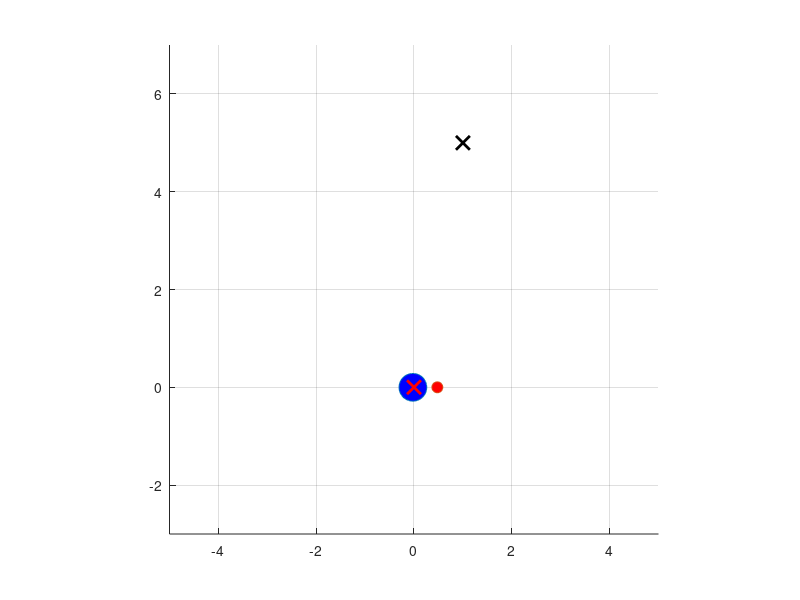

Reproduce this figure in MATLAB.
clear;
close all;

dt = 0.02; %%時間刻み=離散時間Tsとして使用
Tfin = 6; %シミュレーション終了時間
t1 = [0:dt:Tfin];

u1 = ones(1,length(t1)) * (-2);
u2 = ones(1,length(t1)) * 1;

zi = zeros(length(t1),3);
zi(1,:) = [1 0 5]; %状態z = [z1, z2, z3]T の初期値を設定

v1 = u1 * cos(atan(zi(1,2)));
v2 = u2 / (cos(atan(zi(1,2))) * cos(atan(zi(1,2))));

k2 = 4;
k3 = 5;

x = zi(1,1) + 0.5 * cos(atan(zi(1,2)));
y = zi(1,3) + 0.5 * sin(atan(zi(1,2)));

hold on
axis equal;
grid on;

axis([-5 5 -3 7])

h = plot(zi(1,1),zi(1,3), 'o', 'MarkerSize' ,20, 'MarkerFaceColor', 'b');

h2 = plot(x,y,'o', 'MarkerSize' ,8, 'MarkerFaceColor', 'r');

plot(1,5,'kx','MarkerSize', 10,'LineWidth',2)
plot(0,0,'rx','MarkerSize', 10,'LineWidth',2)

for i = 1:length(t1)-1

    set(h, 'XData', zi(i,1),'YData', zi(i,3));

    set(h2, 'XData', zi(i,1) + 0.5 * cos(atan(zi(i,2))),'YData', zi(i,3) + 0.5 * sin(atan(zi(i,2))));

    drawnow;

    %%%- if output gif, uncomment bellow---%%%
    % F = getframe(gcf);
    % [X,map] = rgb2ind(F.cdata,256); % RGBデータをインデックス付きデータに変更
    % if i==1
    %     % GIFファイルに書き出し
    %     imwrite(X,map,'TimeState_b.gif')
    %     pause(2)
    % else
    %     % 2回目以降は'append'でアニメーションを作成
    %     imwrite(X,map,'TimeState_b.gif','WriteMode','append')
    % end

    zi(i+1,1) = zi(i,1) + v1(i) * dt; %dz1 = v1(i)dt
    zi(i+1,2) = zi(i,2) + v2(i) * dt; %v2(i)/vi(1)*v1(i)*dt
    zi(i+1,3) = zi(i,3) + zi(i,2) * v1(i) * dt;

    %v1(i+1) = -0.1*zi(i+1,1); %入力v1(=u1cosθ), v1=-λz1で(λ>0の定数)z1を0に収束

    if i > 75
        v1(i+1) = -1 * zi(i+1,1); %入力v1(=u1cosθ), v1=-λz1で(λ>0の定数)z1を0に収束
    end

    %入力v2はv1正負で場合分け
    if v1(i+1) > 0
        v2(i+1) = -k2 * zi(i+1,2) * v1(i+1) - k3 * zi(i+1,3) * v1(i+1); 
    else
        v2(i+1) = k2 * zi(i+1,2) * v1(i+1) - k3 * zi(i+1,3) * v1(i+1); 
    end

end
